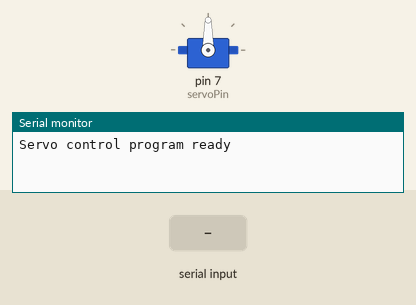
A sketch run on a simulated Arduino Uno, built with avr-gcc and run on an emulated ATmega328P. On the bench: servo, the last lines printed to the serial monitor. Inputs (shaded band) come from the test bench.

Above: at 1.2 s.
1.3 s: "90,45\n" received over Serial
At 1.9 s:
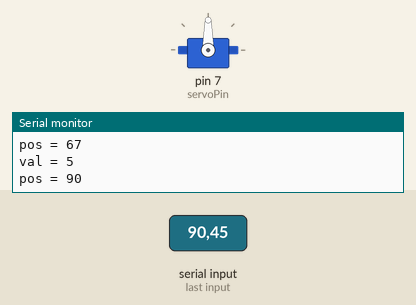
2.8 s: "30,150\n" received over Serial
At 4.0 s:
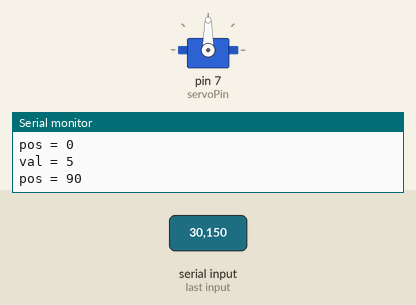
4.3 s: "200\n" received over Serial
At 5.4 s:
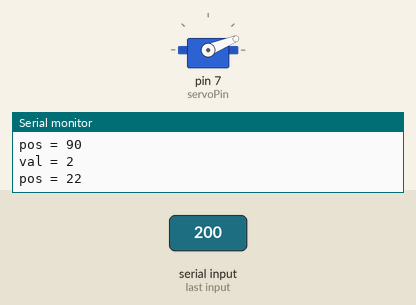
5.8 s: "5\n" received over Serial
At 6.6 s:
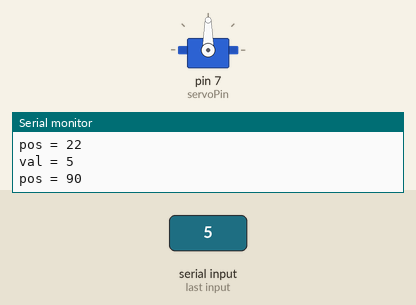
7.3 s: "90\n" received over Serial
At 7.7 s:
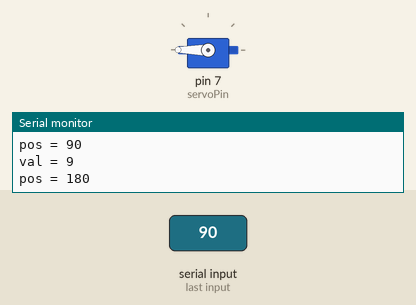
8.8 s: "90,45\n" received over Serial
At 10.0 s:
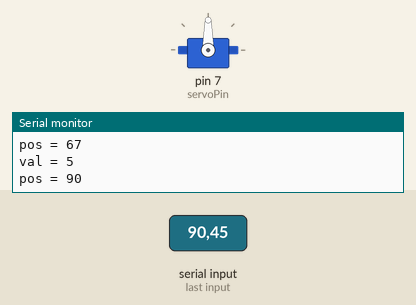
Timing chart, 0 to 11.3 s (numbered marks = the images above; inputs shaded):
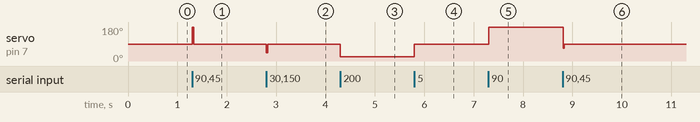

Measured:
- after the input at 1.3 s, servo on pin 7 (servoPin): 90° → 180° at once, → 90° 0.03 s later
- after the input at 2.8 s, servo on pin 7 (servoPin): 90° → 45° at once, → 90° 0.03 s later
- after the input at 4.3 s, servo on pin 7 (servoPin): 90° → 22° at once
- after the input at 5.8 s, servo on pin 7 (servoPin): 22° → 90° at once
- after the input at 7.3 s, servo on pin 7 (servoPin): 90° → 180° at once
- after the input at 8.8 s, servo on pin 7 (servoPin): 180° → 90° at once

The sketch:

servo_1.ino
```cpp
/*
 * Servo Control by Serial
 * entering 1-9 on the serial monitor will move the servo
 * motor to corresponding positions between 0 and 180 degrees
 *
 * brief history of edits:
 *
 * modified for TUI Fall 2017
 *
 * modified for TUI October 2007
 *
 * Created 18 October 2006
 * copyleft 2006 Tod E. Kurt
 * http://todbot.com/
 *
 * adapted from "http://itp.nyu.edu/physcomp/Labs/Servo"
 */

#include <Servo.h>

int servoPin = 7; // pin for the servo motor

Servo myservo;    // create servo object to control a servo
int pos;     // the position we want to move the servo to

int val;          // variable used to store data from serial port

void setup() {
  myservo.attach(servoPin); // attaches the servo on pin servoPin to the servo object
  Serial.begin(9600);
  Serial.println("Servo control program ready");
}

void loop() {
  while (Serial.available()) {
    val = Serial.read();
    if (val >= '1' && val <= '9' ) {
      Serial.println();Serial.println();
      // interpret the user's input to get a number from 1 to 9
      val = val - '0'; // convert val from character variable to number variable
                       // (see http://forum.arduino.cc/index.php?topic=103511.0 for a forum discussing more about this)
      Serial.print("val = ");Serial.println(val);

      // calculate the position that we should move the servo to
      pos = map(val, 1, 9, 0, 180); // (see https://www.arduino.cc/en/Reference/Map)
      Serial.print("pos = ");Serial.println(pos);

      // tell the servo to go to the position
      myservo.write(pos);
      // wait a few milliseconds so we don't overload the servo with too many commands all at once
      delay(15);
    }
  }

}
```
